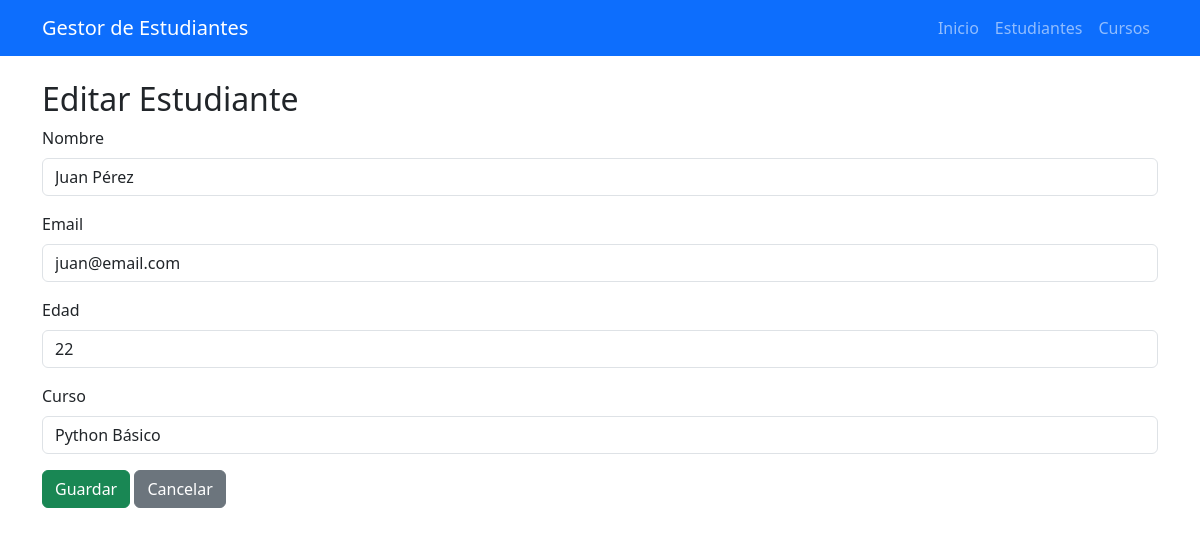
Screenshot of /estudiantes/1/editar/ with the database file from the repository.
### gestor/models.py (models this page shows, shortened)
class Estudiante(models.Model):
    nombre = models.CharField(max_length=100)
    email = models.EmailField(unique=True)
    edad = models.IntegerField()
    curso = models.ForeignKey(Curso, on_delete=models.CASCADE, related_name='estudiantes')
    fecha_inscripcion = models.DateField(auto_now_add=True)

### gestor/views.py (the view)
# urls.py: path('estudiantes/<int:pk>/editar/', views.estudiante_edit, name='estudiante_edit'),
def estudiante_edit(request, pk):
    estudiante = get_object_or_404(Estudiante, pk=pk)
    if request.method == 'POST':
        form = EstudianteForm(request.POST, instance=estudiante)
        if form.is_valid():
            form.save()
            return redirect('estudiante_list')
    else:
        form = EstudianteForm(instance=estudiante)
    return render(request, 'gestor/estudiante_form.html', {'form': form, 'title': 'Editar Estudiante'})

### gestor/forms.py
class EstudianteForm(forms.ModelForm):
    class Meta:
        model = Estudiante
        fields = ['nombre', 'email', 'edad', 'curso']
        widgets = {
            'nombre': forms.TextInput(attrs={'class': 'form-control'}),
            'email': forms.EmailInput(attrs={'class': 'form-control'}),
            'edad': forms.NumberInput(attrs={'class': 'form-control'}),
            'curso': forms.Select(attrs={'class': 'form-control'}),
        }

### gestor/models.py (called while the page is built)
    def __str__(self):
        return self.nombre

### gestor/templates/gestor/estudiante_form.html (shortened to what this page needs)
{% extends 'base.html' %}
{% block content %}
<h2>{{ title }}</h2>
<form method="post">
    <div class="mb-3">
        <label for="{{ form.nombre.id_for_label }}" class="form-label">Nombre</label>
        {{ form.nombre }}
    </div>
    <div class="mb-3">
        <label for="{{ form.email.id_for_label }}" class="form-label">Email</label>
        {{ form.email }}
    </div>
    <div class="mb-3">
        <label for="{{ form.edad.id_for_label }}" class="form-label">Edad</label>
        {{ form.edad }}
    </div>
    <div class="mb-3">
        <label for="{{ form.curso.id_for_label }}" class="form-label">Curso</label>
        {{ form.curso }}
    </div>
    <button type="submit" class="btn btn-success">Guardar</button>
    <a href="{% url 'estudiante_list' %}" class="btn btn-secondary">Cancelar</a>
</form>
{% endblock %}

### rows the page displays
Estudiante: nombre "Juan Pérez", email "juan@email.com", edad "22", curso "Python Básico"

### other values shown
{{ title }} "Editar Estudiante"
